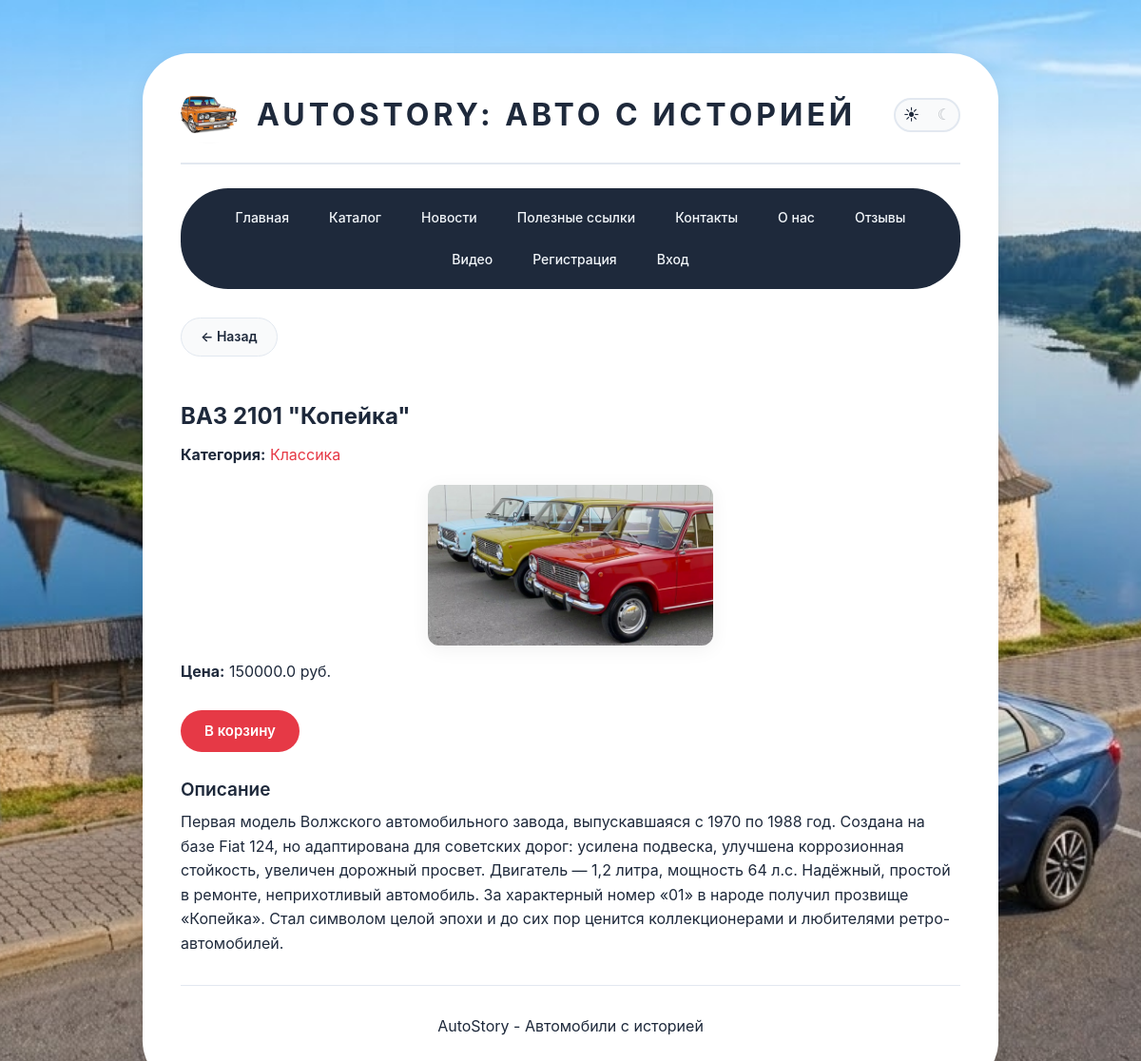
Screenshot of /catalog_item/1/ with the database file from the repository.
### auto/models.py (models this page shows, shortened)
class CatalogItem(models.Model):
    category = models.ForeignKey(Category, on_delete=models.CASCADE, verbose_name="Категория")
    name = models.CharField(max_length=200, verbose_name="Название")
    short_description = models.TextField(verbose_name="Краткое описание")
    full_description = models.TextField(verbose_name="Полное описание")
    price = models.DecimalField(max_digits=10, decimal_places=1, verbose_name="Цена", blank=True, null=True)
    image = models.FileField(upload_to='catalog/', verbose_name="Картинка", blank=True, null=True)
    class Meta:
        verbose_name = "Элемент каталога"
        verbose_name_plural = "Элементы каталога"

class Category(models.Model):
    name = models.CharField(max_length=100, verbose_name="Название категории")
    description = models.TextField(verbose_name="Описание", blank=True)
    class Meta:
        verbose_name = "Категория"
        verbose_name_plural = "Категории"

### auto/views.py (the view)
# urls.py: path('catalog_item/<int:item_id>/', views.catalog_item, name='catalog_item'),
def catalog_item(request, item_id):
    item = CatalogItem.objects.get(id=item_id)
    return render(request, 'Auto_DjangoWeb_IvanovLev/catalog_item.html', {'item': item})

### templates/Auto_DjangoWeb_IvanovLev/catalog_item.html (shortened to what this page needs)
{% extends "Auto_DjangoWeb_IvanovLev/layout.html" %}
{% load static %}
{% block content %}
<a href="{% url 'category' item.category.id %}" class="btn-back">← Назад</a>
<h2>{{ item.name }}</h2>
<p><strong>Категория:</strong> <a href="{% url 'category' item.category.id %}">{{ item.category.name }}</a></p>
{% if item.image %}
<img src="{{ item.image.url }}" alt="{{ item.name }}" width="300">
{% endif %}
<p><strong>Цена:</strong> {{ item.price }} руб.</p>
<a href="{% url 'cart_add' item.id %}" class="btn-cart">В корзину</a>
<h3>Описание</h3>
<p>{{ item.full_description|linebreaksbr }}</p>
{% endblock %}

### static/css/site.css (style rules this page uses)
* { box-sizing: border-box; }
body { background: var(--bg-page); background-image: url("/static/fon-light.jpg"); background-size: cover; background-position: center; background-attachment: fixed; background-repeat: no-repeat; color: var(--text-main); font-family: 'Inter', 'Segoe UI', Arial, sans-serif; font-size: 16px; line-height: 1.6; margin: 0; padding: 30px 20px; transition: background var(--transition), color var(--transition); }
h2 { color: var(--text-main); font-size: 24px; font-weight: 700; margin-top: 30px; margin-bottom: 15px; transition: color var(--transition); }
h3 { color: var(--text-main); font-size: 19px; font-weight: 600; transition: color var(--transition); }
p { color: var(--text-main); margin-bottom: 18px; font-size: 16px; transition: color var(--transition); }
img { max-width: 100%; height: auto; border-radius: 12px; margin: 15px auto; display: block; box-shadow: var(--shadow); transition: transform var(--transition), box-shadow var(--transition); }
a { color: var(--accent); text-decoration: none; transition: color var(--transition); }
.btn-cart, .btn-checkout { display: inline-block; background: var(--accent); color: #ffffff; padding: 10px 25px; border-radius: 30px; text-decoration: none; font-weight: 600; font-size: 15px; margin: 10px 0; transition: all var(--transition); border: none; cursor: pointer; }
.btn-back { display: inline-block; background: var(--bg-card); color: var(--text-main); padding: 8px 20px; border-radius: 30px; text-decoration: none; font-weight: 600; font-size: 14px; margin-bottom: 20px; border: 1px solid var(--border); transition: all var(--transition); }

### rows the page displays
CatalogItem: name "ВАЗ 2101 \"Копейка\"", category.name "Классика", image (placeholder picture), price "150000.0", full_description "Первая модель Волжского автомобильного завода, выпускавшаяся с 1970 по 1988 год. Создана на базе Fiat 124, но адаптирована для советских дорог: усилена подвеска, улучшена коррозионная стойкость, увеличен дорожный просвет. Двигатель — 1,2 литра, мощность 64 л.с. Надёжный, простой в ремонте, неприхотливый автомобиль. За характерный номер «01» в народе получил прозвище «Копейка». Стал символом целой эпохи и до сих пор ценится коллекционерами и любителями ретро-автомобилей."
